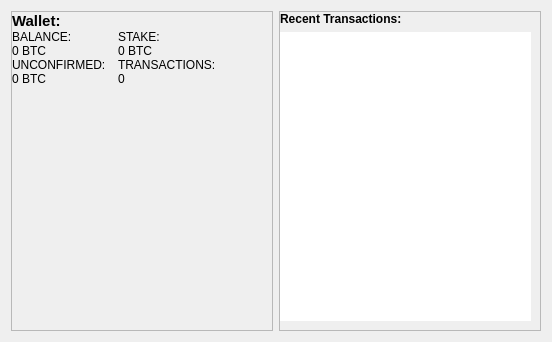
<?xml version="1.0" encoding="UTF-8"?>
<ui version="4.0">
 <class>OverviewPage</class>
 <widget class="QWidget" name="OverviewPage">
  <property name="geometry">
   <rect>
    <x>0</x>
    <y>0</y>
    <width>552</width>
    <height>342</height>
   </rect>
  </property>
  <property name="windowTitle">
   <string>Form</string>
  </property>
  <layout class="QHBoxLayout" name="horizontalLayout" stretch="1,1">
   <item>
    <layout class="QVBoxLayout" name="verticalLayout_2">
     <item>
      <widget class="QFrame" name="frameOverview">
       <property name="frameShape">
        <enum>QFrame::StyledPanel</enum>
       </property>
       <property name="frameShadow">
        <enum>QFrame::Raised</enum>
       </property>
       <layout class="QFormLayout" name="formLayout_2">
        <property name="fieldGrowthPolicy">
         <enum>QFormLayout::AllNonFixedFieldsGrow</enum>
        </property>
        <property name="horizontalSpacing">
         <number>12</number>
        </property>
        <property name="verticalSpacing">
         <number>0</number>
        </property>
        <property name="leftMargin">
         <number>0</number>
        </property>
        <property name="topMargin">
         <number>0</number>
        </property>
        <property name="bottomMargin">
         <number>9</number>
        </property>
        <item row="3" column="0">
         <widget class="QLabel" name="titleBalance">
          <property name="text">
           <string>BALANCE:</string>
          </property>
         </widget>
        </item>
        <item row="4" column="0">
         <widget class="QLabel" name="labelBalance">
          <property name="text">
           <string notr="true">0 BTC</string>
          </property>
         </widget>
        </item>
        <item row="3" column="1">
         <widget class="QLabel" name="titleStake">
          <property name="text">
           <string>STAKE:</string>
          </property>
         </widget>
        </item>
        <item row="4" column="1">
         <widget class="QLabel" name="labelStake">
          <property name="text">
           <string notr="true">0 BTC</string>
          </property>
         </widget>
        </item>
        <item row="5" column="0">
         <widget class="QLabel" name="titleUnconfirmed">
          <property name="text">
           <string>UNCONFIRMED:</string>
          </property>
         </widget>
        </item>
        <item row="7" column="0">
         <widget class="QLabel" name="labelUnconfirmed">
          <property name="text">
           <string notr="true">0 BTC</string>
          </property>
         </widget>
        </item>
        <item row="5" column="1">
         <widget class="QLabel" name="titleNumTransactions">
          <property name="text">
           <string>TRANSACTIONS:</string>
          </property>
         </widget>
        </item>
        <item row="7" column="1">
         <widget class="QLabel" name="labelNumTransactions">
          <property name="text">
           <string>0</string>
          </property>
         </widget>
        </item>
        <item row="8" column="0">
         <spacer name="verticalSpacer">
          <property name="orientation">
           <enum>Qt::Vertical</enum>
          </property>
          <property name="sizeHint" stdset="0">
           <size>
            <width>20</width>
            <height>40</height>
           </size>
          </property>
         </spacer>
        </item>
        <item row="2" column="0">
         <widget class="QLabel" name="titleWallet">
          <property name="font">
           <font>
            <pointsize>11</pointsize>
            <weight>75</weight>
            <bold>true</bold>
           </font>
          </property>
          <property name="text">
           <string>Wallet:</string>
          </property>
         </widget>
        </item>
       </layout>
      </widget>
     </item>
    </layout>
   </item>
   <item>
    <layout class="QVBoxLayout" name="verticalLayout_3">
     <item>
      <widget class="QFrame" name="frame_2">
       <property name="frameShape">
        <enum>QFrame::StyledPanel</enum>
       </property>
       <property name="frameShadow">
        <enum>QFrame::Raised</enum>
       </property>
       <layout class="QVBoxLayout" name="verticalLayout">
        <property name="leftMargin">
         <number>0</number>
        </property>
        <property name="topMargin">
         <number>0</number>
        </property>
        <item>
         <widget class="QLabel" name="titleTx">
          <property name="text">
           <string>&lt;html&gt;&lt;head/&gt;&lt;body&gt;&lt;p&gt;&lt;span style=&quot; font-weight:600;&quot;&gt;Recent Transactions:&lt;/span&gt;&lt;/p&gt;&lt;/body&gt;&lt;/html&gt;</string>
          </property>
         </widget>
        </item>
        <item>
         <widget class="QListView" name="listTransactions">
          <property name="frameShape">
           <enum>QFrame::NoFrame</enum>
          </property>
          <property name="verticalScrollBarPolicy">
           <enum>Qt::ScrollBarAlwaysOff</enum>
          </property>
          <property name="horizontalScrollBarPolicy">
           <enum>Qt::ScrollBarAlwaysOff</enum>
          </property>
         </widget>
        </item>
       </layout>
      </widget>
     </item>
    </layout>
   </item>
  </layout>
 </widget>
 <resources/>
 <connections/>
</ui>
